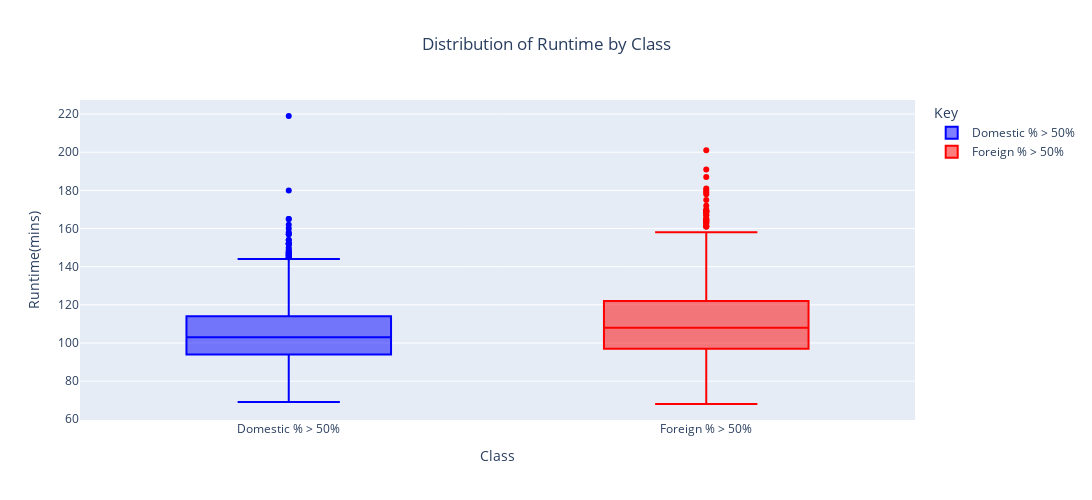

The cell this chart's notebook holds for it:
### Markdown cell above
### Runtime

### Code cell
df_runtime = df.copy(deep=True)

df_runtime['Foreign_higher'] = df.copy(deep=True)['Foreign_higher'].replace({
    0: "Domestic % > 50%",
    1: "Foreign % > 50%"
})

fig_box_runtime = create_box_plot(df, 'Runtime(mins)', 'Runtime(mins)', 'Runtime', log= False)
fig_box_runtime.show()

### Figure 1 — Plotly figure (JSON) as saved in the notebook; plotly's stock layout.template omitted (floating-point values rounded to 4 significant figures; data arrays with more than 128 entries replaced by an {"elided": "..."} marker saying what was removed)
{"data": [{"alignmentgroup": "True", "hovertemplate": "Foreign_higher=%{x}<br>Runtime(mins)=%{y}<extra></extra>", "legendgroup": "Domestic % > 50%", "marker": {"color": "blue"}, "name": "Domestic % > 50%", "notched": false, "offsetgroup": "Domestic % > 50%", "orientation": "v", "showlegend": true, "type": "box", "x": {"elided": "1544 str values"}, "x0": " ", "xaxis": "x", "y": {"elided": "1544 int values"}, "y0": " ", "yaxis": "y"}, {"alignmentgroup": "True", "hovertemplate": "Foreign_higher=%{x}<br>Runtime(mins)=%{y}<extra></extra>", "legendgroup": "Foreign % > 50%", "marker": {"color": "red"}, "name": "Foreign % > 50%", "notched": false, "offsetgroup": "Foreign % > 50%", "orientation": "v", "showlegend": true, "type": "box", "x": {"elided": "1145 str values"}, "x0": " ", "xaxis": "x", "y": {"elided": "1145 int values"}, "y0": " ", "yaxis": "y"}], "layout": {"boxmode": "overlay", "height": 500, "legend": {"title": {"text": "Key"}, "tracegroupgap": 0}, "title": {"text": "Distribution of Runtime by Class", "x": 0.5, "xanchor": "center"}, "width": 1100, "xaxis": {"anchor": "y", "categoryarray": ["Domestic % > 50%", "Foreign % > 50%"], "categoryorder": "array", "domain": [0, 1], "title": {"text": "Class"}}, "yaxis": {"anchor": "x", "domain": [0, 1], "title": {"text": "Runtime(mins)"}}}}
